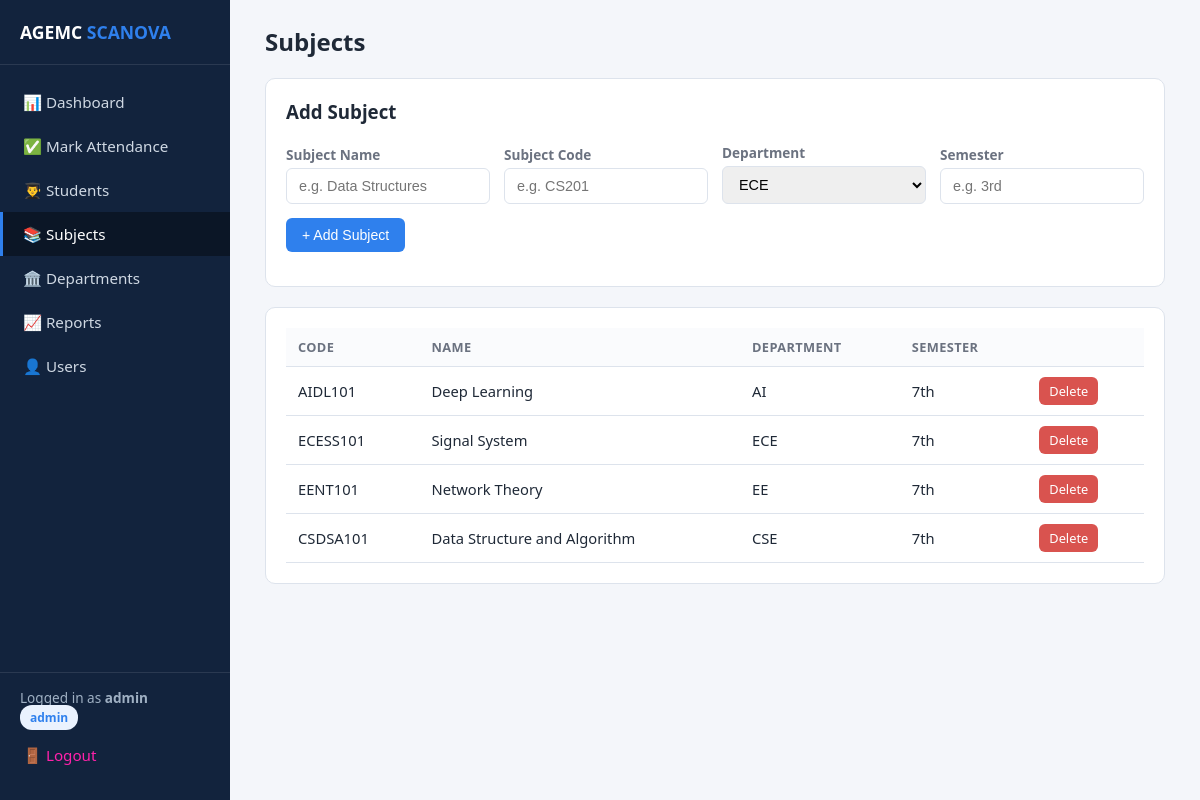
/subjects (signed in), run on the app's committed database.
### app.py (models this page shows)
class Subject(db.Model):
    id = db.Column(db.Integer, primary_key=True)
    name = db.Column(db.String(100), nullable=False)
    code = db.Column(db.String(20), nullable=False, unique=True)
    department_id = db.Column(db.Integer, db.ForeignKey('department.id'), nullable=False)
    semester = db.Column(db.String(20))

class Department(db.Model):
    id = db.Column(db.Integer, primary_key=True)
    name = db.Column(db.String(100), nullable=False, unique=True)
    subjects = db.relationship('Subject', backref='department', lazy=True)
    students = db.relationship('Student', backref='department', lazy=True)

### app.py (the view)
@app.route('/subjects')
@login_required
def subjects():
    all_subjects = Subject.query.all()
    depts = Department.query.all()
    return render_template('subjects.html', subjects=all_subjects, departments=depts)

### app.py (called while the page is built)
def login_required(f):
    @wraps(f)
    def decorated(*args, **kwargs):
        if 'user_id' not in session:
            flash('Please log in first.', 'warning')
            return redirect(url_for('login'))
        return f(*args, **kwargs)
    return decorated

@app.context_processor
def inject_user():
    return dict(current_user_role=session.get('role'), current_username=session.get('username'),
                year_choices=YEAR_CHOICES)

### templates/subjects.html
{% extends "base.html" %}
{% block content %}
<div class="topbar"><h1>Subjects</h1></div>
{% if current_user_role == 'admin' %}
<div class="card">
  <h3 style="margin-top:0;">Add Subject</h3>
  {% if departments %}
  <form method="POST" action="{{ url_for('add_subject') }}">
    <div class="form-row">
      <div><label>Subject Name</label><input type="text" name="name" placeholder="e.g. Data Structures" required></div>
      <div><label>Subject Code</label><input type="text" name="code" placeholder="e.g. CS201" required></div>
      <div>
        <label>Department</label>
        <select name="department_id" required>
          {% for d in departments %}<option value="{{ d.id }}">{{ d.name }}</option>{% endfor %}
        </select>
      </div>
      <div><label>Semester</label><input type="text" name="semester" placeholder="e.g. 3rd"></div>
      <div><button class="btn" type="submit">+ Add Subject</button></div>
    </div>
  </form>
  {% else %}
  <p style="color:#6b7280;">Add a department first before creating subjects.</p>
  {% endif %}
</div>
{% endif %}
<div class="card">
  {% if subjects %}
  <table>
    <tr><th>Code</th><th>Name</th><th>Department</th><th>Semester</th>{% if current_user_role == 'admin' %}<th></th>{% endif %}</tr>
    {% for s in subjects %}
    <tr>
      <td>{{ s.code }}</td>
      <td>{{ s.name }}</td>
      <td>{{ s.department.name }}</td>
      <td>{{ s.semester or '-' }}</td>
      {% if current_user_role == 'admin' %}
      <td><a class="btn btn-danger btn-sm" href="{{ url_for('delete_subject', id=s.id) }}" onclick="return confirm('Delete this subject?')">Delete</a></td>
      {% endif %}
    </tr>
    {% endfor %}
  </table>
  {% else %}
  <div class="empty-state">No subjects yet.</div>
  {% endif %}
</div>
{% endblock %}

### templates/base.html (style rules this page uses)
:root { --navy: #12233d; --navy-dark: #0b1626; --accent: #2f80ed; --accent-light: #eaf2fe; --green: #1a9e6b; --red: #d9534f; --amber: #e0a800; --bg: #f4f6fa; --border: #dde3ec; --text: #1f2937; --muted: #6b7280; }
* { box-sizing: border-box; }
body { margin: 0; font-family: 'Segoe UI', Roboto, Arial, sans-serif; background: var(--bg); color: var(--text); }
.topbar { display: flex; justify-content: space-between; align-items: center; margin-bottom: 20px; }
.topbar h1 { font-size: 1.5rem; margin: 0; }
.card { background: #fff; border: 1px solid var(--border); border-radius: 10px; padding: 20px; margin-bottom: 20px; }
table { width: 100%; border-collapse: collapse; }
th, td { padding: 10px 12px; text-align: left; border-bottom: 1px solid var(--border); font-size: 0.92rem; }
th { background: #fafbfd; color: var(--muted); font-weight: 600; font-size: 0.8rem; text-transform: uppercase; letter-spacing: 0.03em; }
.btn { display: inline-block; background: var(--accent); color: #fff; border: none; padding: 9px 16px; border-radius: 6px; cursor: pointer; text-decoration: none; font-size: 0.88rem; font-weight: 500; }
.btn-danger { background: var(--red); }
.btn-sm { padding: 5px 10px; font-size: 0.8rem; }
input, select, textarea { padding: 9px 12px; border: 1px solid var(--border); border-radius: 6px; font-size: 0.9rem; width: 100%; }
label { font-size: 0.85rem; font-weight: 600; color: var(--muted); margin-bottom: 4px; display: block; }
.form-row { display: grid; grid-template-columns: repeat(auto-fit, minmax(180px, 1fr)); gap: 14px; margin-bottom: 14px; align-items: end; }

### data on the page
Subject: code "AIDL101", name "Deep Learning", department.name "AI", semester "7th"
Subject: code "ECESS101", name "Signal System", department.name "ECE", semester "7th"
Subject: code "EENT101", name "Network Theory", department.name "EE", semester "7th"
Subject: code "CSDSA101", name "Data Structure and Algorithm", department.name "CSE", semester "7th"

### other printed values
{{ current_username }} "admin"
{{ current_user_role }} "admin"
form field department_id "ECE"
